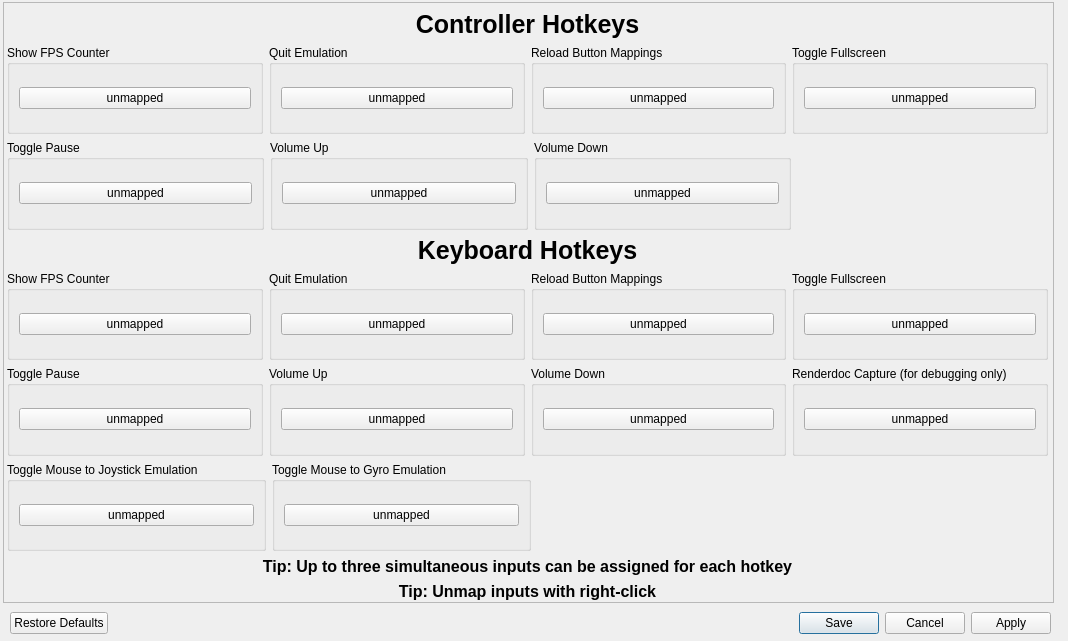
<?xml version="1.0" encoding="UTF-8"?>
<!-- SPDX-FileCopyrightText: Copyright 2026 shadPS4 Emulator Project
     SPDX-License-Identifier: GPL-2.0-or-later -->
<ui version="4.0">
 <class>Hotkeys</class>
 <widget class="QDialog" name="Hotkeys">
  <property name="windowModality">
   <enum>Qt::WindowModality::WindowModal</enum>
  </property>
  <property name="geometry">
   <rect>
    <x>0</x>
    <y>0</y>
    <width>1068</width>
    <height>641</height>
   </rect>
  </property>
  <property name="windowTitle">
   <string>Customize Hotkeys</string>
  </property>
  <widget class="QScrollArea" name="scrollArea">
   <property name="geometry">
    <rect>
     <x>3</x>
     <y>2</y>
     <width>1051</width>
     <height>601</height>
    </rect>
   </property>
   <property name="widgetResizable">
    <bool>true</bool>
   </property>
   <widget class="QWidget" name="scrollAreaWidgetContents">
    <property name="geometry">
     <rect>
      <x>0</x>
      <y>0</y>
      <width>1049</width>
      <height>599</height>
     </rect>
    </property>
    <widget class="QWidget" name="verticalLayoutWidget_3">
     <property name="geometry">
      <rect>
       <x>3</x>
       <y>7</y>
       <width>1041</width>
       <height>591</height>
      </rect>
     </property>
     <layout class="QVBoxLayout" name="HotkeysLayout">
      <item>
       <widget class="QLabel" name="controllerLabel">
        <property name="sizePolicy">
         <sizepolicy hsizetype="Preferred" vsizetype="Fixed">
          <horstretch>0</horstretch>
          <verstretch>0</verstretch>
         </sizepolicy>
        </property>
        <property name="font">
         <font>
          <pointsize>19</pointsize>
          <bold>true</bold>
         </font>
        </property>
        <property name="text">
         <string>Controller Hotkeys</string>
        </property>
        <property name="alignment">
         <set>Qt::AlignmentFlag::AlignCenter</set>
        </property>
       </widget>
      </item>
      <item>
       <layout class="QHBoxLayout" name="horizontalLayoutPad1">
        <item>
         <widget class="QGroupBox" name="fpsGroupboxPad">
          <property name="sizePolicy">
           <sizepolicy hsizetype="Expanding" vsizetype="Preferred">
            <horstretch>0</horstretch>
            <verstretch>0</verstretch>
           </sizepolicy>
          </property>
          <property name="title">
           <string>Show FPS Counter</string>
          </property>
          <layout class="QVBoxLayout" name="verticalLayout_2">
           <item>
            <widget class="QRightClickButton" name="fpsButtonPad">
             <property name="focusPolicy">
              <enum>Qt::FocusPolicy::NoFocus</enum>
             </property>
             <property name="text">
              <string>unmapped</string>
             </property>
            </widget>
           </item>
          </layout>
         </widget>
        </item>
        <item>
         <widget class="QGroupBox" name="quitGroupboxKB_2">
          <property name="sizePolicy">
           <sizepolicy hsizetype="Expanding" vsizetype="Preferred">
            <horstretch>0</horstretch>
            <verstretch>0</verstretch>
           </sizepolicy>
          </property>
          <property name="title">
           <string>Quit Emulation</string>
          </property>
          <layout class="QVBoxLayout" name="verticalLayout_5">
           <item>
            <widget class="QRightClickButton" name="quitButtonPad">
             <property name="focusPolicy">
              <enum>Qt::FocusPolicy::NoFocus</enum>
             </property>
             <property name="text">
              <string>unmapped</string>
             </property>
            </widget>
           </item>
          </layout>
         </widget>
        </item>
        <item>
         <widget class="QGroupBox" name="reloadMappingsBoxPad">
          <property name="sizePolicy">
           <sizepolicy hsizetype="Expanding" vsizetype="Preferred">
            <horstretch>0</horstretch>
            <verstretch>0</verstretch>
           </sizepolicy>
          </property>
          <property name="title">
           <string>Reload Button Mappings</string>
          </property>
          <layout class="QVBoxLayout" name="verticalLayout_6">
           <item>
            <widget class="QRightClickButton" name="reloadButtonPad">
             <property name="text">
              <string>unmapped</string>
             </property>
            </widget>
           </item>
          </layout>
         </widget>
        </item>
        <item>
         <widget class="QGroupBox" name="fullscreenGroupboxPad">
          <property name="sizePolicy">
           <sizepolicy hsizetype="Expanding" vsizetype="Preferred">
            <horstretch>0</horstretch>
            <verstretch>0</verstretch>
           </sizepolicy>
          </property>
          <property name="title">
           <string>Toggle Fullscreen</string>
          </property>
          <layout class="QVBoxLayout" name="verticalLayout_3">
           <item>
            <widget class="QRightClickButton" name="fullscreenButtonPad">
             <property name="focusPolicy">
              <enum>Qt::FocusPolicy::NoFocus</enum>
             </property>
             <property name="text">
              <string>unmapped</string>
             </property>
            </widget>
           </item>
          </layout>
         </widget>
        </item>
       </layout>
      </item>
      <item>
       <layout class="QHBoxLayout" name="horizontalLayoutPad2">
        <item>
         <widget class="QGroupBox" name="pauseGroupboxPad">
          <property name="sizePolicy">
           <sizepolicy hsizetype="Expanding" vsizetype="Preferred">
            <horstretch>0</horstretch>
            <verstretch>0</verstretch>
           </sizepolicy>
          </property>
          <property name="title">
           <string>Toggle Pause</string>
          </property>
          <layout class="QVBoxLayout" name="verticalLayout_4">
           <item>
            <widget class="QRightClickButton" name="pauseButtonPad">
             <property name="focusPolicy">
              <enum>Qt::FocusPolicy::NoFocus</enum>
             </property>
             <property name="text">
              <string>unmapped</string>
             </property>
            </widget>
           </item>
          </layout>
         </widget>
        </item>
        <item>
         <widget class="QGroupBox" name="volUpGroupboxPad">
          <property name="sizePolicy">
           <sizepolicy hsizetype="Expanding" vsizetype="Preferred">
            <horstretch>0</horstretch>
            <verstretch>0</verstretch>
           </sizepolicy>
          </property>
          <property name="title">
           <string>Volume Up</string>
          </property>
          <layout class="QVBoxLayout" name="verticalLayout">
           <item>
            <widget class="QRightClickButton" name="volUpButtonPad">
             <property name="text">
              <string>unmapped</string>
             </property>
            </widget>
           </item>
          </layout>
         </widget>
        </item>
        <item>
         <widget class="QGroupBox" name="volDownGroupboxPad">
          <property name="sizePolicy">
           <sizepolicy hsizetype="Expanding" vsizetype="Preferred">
            <horstretch>0</horstretch>
            <verstretch>0</verstretch>
           </sizepolicy>
          </property>
          <property name="title">
           <string>Volume Down</string>
          </property>
          <layout class="QVBoxLayout" name="verticalLayout_15">
           <item>
            <widget class="QRightClickButton" name="volDownButtonPad">
             <property name="text">
              <string>unmapped</string>
             </property>
            </widget>
           </item>
          </layout>
         </widget>
        </item>
        <item>
         <spacer name="horizontalSpacer_2">
          <property name="orientation">
           <enum>Qt::Orientation::Horizontal</enum>
          </property>
          <property name="sizeHint" stdset="0">
           <size>
            <width>40</width>
            <height>20</height>
           </size>
          </property>
         </spacer>
        </item>
       </layout>
      </item>
      <item>
       <widget class="QLabel" name="keyboardLabel">
        <property name="sizePolicy">
         <sizepolicy hsizetype="Preferred" vsizetype="Fixed">
          <horstretch>0</horstretch>
          <verstretch>0</verstretch>
         </sizepolicy>
        </property>
        <property name="font">
         <font>
          <pointsize>19</pointsize>
          <bold>true</bold>
         </font>
        </property>
        <property name="text">
         <string>Keyboard Hotkeys</string>
        </property>
        <property name="alignment">
         <set>Qt::AlignmentFlag::AlignCenter</set>
        </property>
       </widget>
      </item>
      <item>
       <layout class="QHBoxLayout" name="horizontalLayoutKB1">
        <item>
         <widget class="QGroupBox" name="fpsGroupboxKB">
          <property name="sizePolicy">
           <sizepolicy hsizetype="Expanding" vsizetype="Preferred">
            <horstretch>0</horstretch>
            <verstretch>0</verstretch>
           </sizepolicy>
          </property>
          <property name="title">
           <string>Show FPS Counter</string>
          </property>
          <layout class="QVBoxLayout" name="verticalLayout_7">
           <item>
            <widget class="QRightClickButton" name="fpsButtonKB">
             <property name="focusPolicy">
              <enum>Qt::FocusPolicy::NoFocus</enum>
             </property>
             <property name="text">
              <string>unmapped</string>
             </property>
            </widget>
           </item>
          </layout>
         </widget>
        </item>
        <item>
         <widget class="QGroupBox" name="quitGroupboxKB">
          <property name="sizePolicy">
           <sizepolicy hsizetype="Expanding" vsizetype="Preferred">
            <horstretch>0</horstretch>
            <verstretch>0</verstretch>
           </sizepolicy>
          </property>
          <property name="title">
           <string>Quit Emulation</string>
          </property>
          <layout class="QVBoxLayout" name="verticalLayout_9">
           <item>
            <widget class="QRightClickButton" name="quitButtonKB">
             <property name="focusPolicy">
              <enum>Qt::FocusPolicy::NoFocus</enum>
             </property>
             <property name="text">
              <string>unmapped</string>
             </property>
            </widget>
           </item>
          </layout>
         </widget>
        </item>
        <item>
         <widget class="QGroupBox" name="reloadMappingsBoxKB">
          <property name="sizePolicy">
           <sizepolicy hsizetype="Expanding" vsizetype="Preferred">
            <horstretch>0</horstretch>
            <verstretch>0</verstretch>
           </sizepolicy>
          </property>
          <property name="title">
           <string>Reload Button Mappings</string>
          </property>
          <layout class="QVBoxLayout" name="verticalLayout_11">
           <item>
            <widget class="QRightClickButton" name="reloadButtonKB">
             <property name="focusPolicy">
              <enum>Qt::FocusPolicy::NoFocus</enum>
             </property>
             <property name="text">
              <string>unmapped</string>
             </property>
            </widget>
           </item>
          </layout>
         </widget>
        </item>
        <item>
         <widget class="QGroupBox" name="fullscreenGroupboxKB">
          <property name="sizePolicy">
           <sizepolicy hsizetype="Expanding" vsizetype="Preferred">
            <horstretch>0</horstretch>
            <verstretch>0</verstretch>
           </sizepolicy>
          </property>
          <property name="title">
           <string>Toggle Fullscreen</string>
          </property>
          <layout class="QVBoxLayout" name="verticalLayout_8">
           <item>
            <widget class="QRightClickButton" name="fullscreenButtonKB">
             <property name="focusPolicy">
              <enum>Qt::FocusPolicy::NoFocus</enum>
             </property>
             <property name="text">
              <string>unmapped</string>
             </property>
            </widget>
           </item>
          </layout>
         </widget>
        </item>
       </layout>
      </item>
      <item>
       <layout class="QHBoxLayout" name="horizontalLayoutKB2">
        <item>
         <widget class="QGroupBox" name="pauseGroupboxKB">
          <property name="sizePolicy">
           <sizepolicy hsizetype="Expanding" vsizetype="Preferred">
            <horstretch>0</horstretch>
            <verstretch>0</verstretch>
           </sizepolicy>
          </property>
          <property name="title">
           <string>Toggle Pause</string>
          </property>
          <layout class="QVBoxLayout" name="verticalLayout_10">
           <item>
            <widget class="QRightClickButton" name="pauseButtonKB">
             <property name="focusPolicy">
              <enum>Qt::FocusPolicy::NoFocus</enum>
             </property>
             <property name="text">
              <string>unmapped</string>
             </property>
            </widget>
           </item>
          </layout>
         </widget>
        </item>
        <item>
         <widget class="QGroupBox" name="volUpGroupboxKB">
          <property name="sizePolicy">
           <sizepolicy hsizetype="Expanding" vsizetype="Preferred">
            <horstretch>0</horstretch>
            <verstretch>0</verstretch>
           </sizepolicy>
          </property>
          <property name="title">
           <string>Volume Up</string>
          </property>
          <layout class="QVBoxLayout" name="verticalLayout_16">
           <item>
            <widget class="QRightClickButton" name="volUpButtonKB">
             <property name="text">
              <string>unmapped</string>
             </property>
            </widget>
           </item>
          </layout>
         </widget>
        </item>
        <item>
         <widget class="QGroupBox" name="volDownGroupboxKB">
          <property name="sizePolicy">
           <sizepolicy hsizetype="Expanding" vsizetype="Preferred">
            <horstretch>0</horstretch>
            <verstretch>0</verstretch>
           </sizepolicy>
          </property>
          <property name="title">
           <string>Volume Down</string>
          </property>
          <layout class="QVBoxLayout" name="verticalLayout_17">
           <item>
            <widget class="QRightClickButton" name="volDownButtonKB">
             <property name="text">
              <string>unmapped</string>
             </property>
            </widget>
           </item>
          </layout>
         </widget>
        </item>
        <item>
         <widget class="QGroupBox" name="renderdocGroupbox">
          <property name="sizePolicy">
           <sizepolicy hsizetype="Expanding" vsizetype="Preferred">
            <horstretch>0</horstretch>
            <verstretch>0</verstretch>
           </sizepolicy>
          </property>
          <property name="title">
           <string>Renderdoc Capture (for debugging only)</string>
          </property>
          <layout class="QVBoxLayout" name="verticalLayout_12">
           <item>
            <widget class="QRightClickButton" name="renderdocButton">
             <property name="focusPolicy">
              <enum>Qt::FocusPolicy::NoFocus</enum>
             </property>
             <property name="text">
              <string>unmapped</string>
             </property>
            </widget>
           </item>
          </layout>
         </widget>
        </item>
       </layout>
      </item>
      <item>
       <layout class="QHBoxLayout" name="horizontalLayout">
        <item>
         <widget class="QGroupBox" name="mouseJoystickGroupbox">
          <property name="sizePolicy">
           <sizepolicy hsizetype="Expanding" vsizetype="Preferred">
            <horstretch>0</horstretch>
            <verstretch>0</verstretch>
           </sizepolicy>
          </property>
          <property name="title">
           <string>Toggle Mouse to Joystick Emulation</string>
          </property>
          <layout class="QVBoxLayout" name="verticalLayout_13">
           <item>
            <widget class="QRightClickButton" name="mouseJoystickButton">
             <property name="focusPolicy">
              <enum>Qt::FocusPolicy::NoFocus</enum>
             </property>
             <property name="text">
              <string>unmapped</string>
             </property>
            </widget>
           </item>
          </layout>
         </widget>
        </item>
        <item>
         <widget class="QGroupBox" name="mouseGyroGroupbox">
          <property name="sizePolicy">
           <sizepolicy hsizetype="Expanding" vsizetype="Preferred">
            <horstretch>0</horstretch>
            <verstretch>0</verstretch>
           </sizepolicy>
          </property>
          <property name="title">
           <string>Toggle Mouse to Gyro Emulation</string>
          </property>
          <layout class="QVBoxLayout" name="verticalLayout_14">
           <item>
            <widget class="QRightClickButton" name="mouseGyroButton">
             <property name="focusPolicy">
              <enum>Qt::FocusPolicy::NoFocus</enum>
             </property>
             <property name="text">
              <string>unmapped</string>
             </property>
            </widget>
           </item>
          </layout>
         </widget>
        </item>
        <item>
         <spacer name="horizontalSpacer">
          <property name="orientation">
           <enum>Qt::Orientation::Horizontal</enum>
          </property>
          <property name="sizeHint" stdset="0">
           <size>
            <width>40</width>
            <height>20</height>
           </size>
          </property>
         </spacer>
        </item>
        <item>
         <spacer name="horizontalSpacer_3">
          <property name="orientation">
           <enum>Qt::Orientation::Horizontal</enum>
          </property>
          <property name="sizeHint" stdset="0">
           <size>
            <width>40</width>
            <height>20</height>
           </size>
          </property>
         </spacer>
        </item>
       </layout>
      </item>
      <item>
       <widget class="QLabel" name="tipLabel">
        <property name="sizePolicy">
         <sizepolicy hsizetype="Preferred" vsizetype="Fixed">
          <horstretch>0</horstretch>
          <verstretch>0</verstretch>
         </sizepolicy>
        </property>
        <property name="font">
         <font>
          <pointsize>12</pointsize>
          <bold>true</bold>
         </font>
        </property>
        <property name="text">
         <string>Tip: Up to three simultaneous inputs can be assigned for each hotkey</string>
        </property>
        <property name="alignment">
         <set>Qt::AlignmentFlag::AlignCenter</set>
        </property>
       </widget>
      </item>
      <item>
       <widget class="QLabel" name="tipLabel_2">
        <property name="sizePolicy">
         <sizepolicy hsizetype="Preferred" vsizetype="Fixed">
          <horstretch>0</horstretch>
          <verstretch>0</verstretch>
         </sizepolicy>
        </property>
        <property name="font">
         <font>
          <pointsize>12</pointsize>
          <bold>true</bold>
         </font>
        </property>
        <property name="text">
         <string>Tip: Unmap inputs with right-click</string>
        </property>
        <property name="alignment">
         <set>Qt::AlignmentFlag::AlignCenter</set>
        </property>
       </widget>
      </item>
     </layout>
    </widget>
   </widget>
  </widget>
  <widget class="QDialogButtonBox" name="buttonBox">
   <property name="geometry">
    <rect>
     <x>10</x>
     <y>610</y>
     <width>1041</width>
     <height>26</height>
    </rect>
   </property>
   <property name="orientation">
    <enum>Qt::Orientation::Horizontal</enum>
   </property>
   <property name="standardButtons">
    <set>QDialogButtonBox::StandardButton::Apply|QDialogButtonBox::StandardButton::Cancel|QDialogButtonBox::StandardButton::RestoreDefaults|QDialogButtonBox::StandardButton::Save</set>
   </property>
  </widget>
 </widget>
 <customwidgets>
  <customwidget>
   <class>QRightClickButton</class>
   <extends>QPushButton</extends>
   <header location="global">qt_ui/right_click_button.h</header>
  </customwidget>
 </customwidgets>
 <resources/>
 <connections>
  <connection>
   <sender>buttonBox</sender>
   <signal>accepted()</signal>
   <receiver>Hotkeys</receiver>
   <slot>accept()</slot>
   <hints>
    <hint type="sourcelabel">
     <x>248</x>
     <y>254</y>
    </hint>
    <hint type="destinationlabel">
     <x>157</x>
     <y>274</y>
    </hint>
   </hints>
  </connection>
  <connection>
   <sender>buttonBox</sender>
   <signal>rejected()</signal>
   <receiver>Hotkeys</receiver>
   <slot>reject()</slot>
   <hints>
    <hint type="sourcelabel">
     <x>316</x>
     <y>260</y>
    </hint>
    <hint type="destinationlabel">
     <x>286</x>
     <y>274</y>
    </hint>
   </hints>
  </connection>
 </connections>
</ui>
